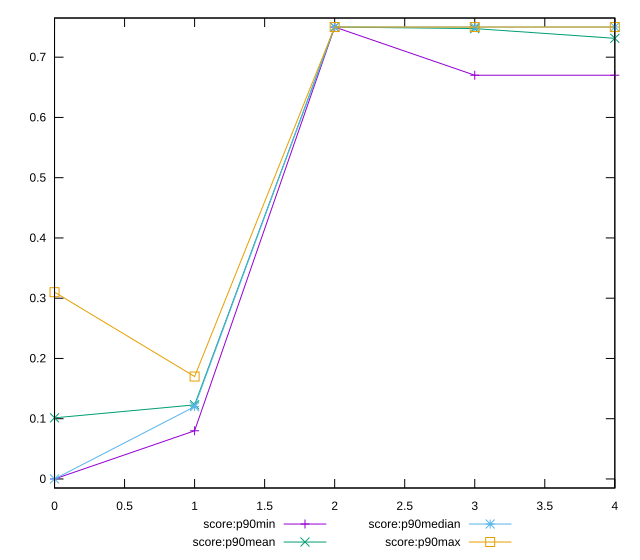

gnuplot code for this plot:
reset

$scoreP90Min <<EOF
0 0
1 0.08
2 0.75
3 0.67
4 0.67
EOF

$scoreP90Mean <<EOF
0 0.10148936170212765
1 0.12297872340425528
2 0.75
3 0.7474468085106384
4 0.7312765957446811
EOF

$scoreP90Median <<EOF
0 0
1 0.12
2 0.75
3 0.75
4 0.75
EOF

$scoreP90Max <<EOF
0 0.31
1 0.17
2 0.75
3 0.75
4 0.75
EOF

set key outside below
set xrange [0:4]
set yrange [-0.015:0.765]
set trange [-0.015:0.765]
set terminal svg size 640, 560 enhanced background rgb 'white'
set output "report_00025_2021-02-22T21:38:55.199Z/uses-text-compression/progression/score.svg"

plot $scoreP90Min title "score:p90min" with linespoints, \
     $scoreP90Mean title "score:p90mean" with linespoints, \
     $scoreP90Median title "score:p90median" with linespoints, \
     $scoreP90Max title "score:p90max" with linespoints

reset
